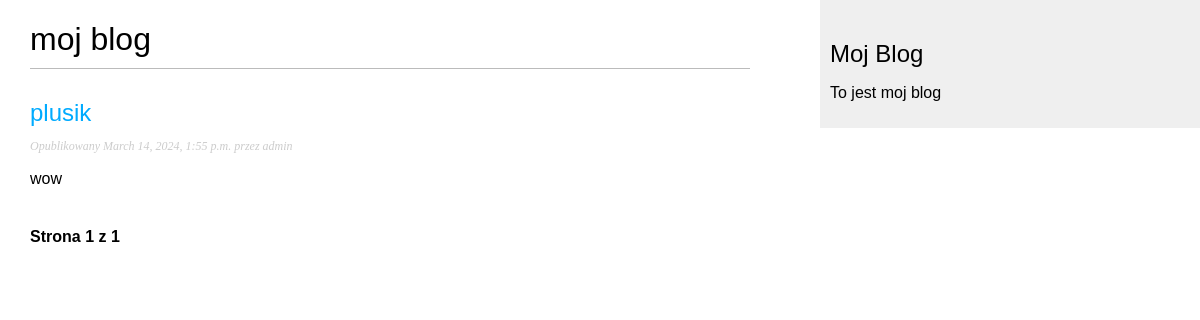
The app's page /djangoProject/, older data.
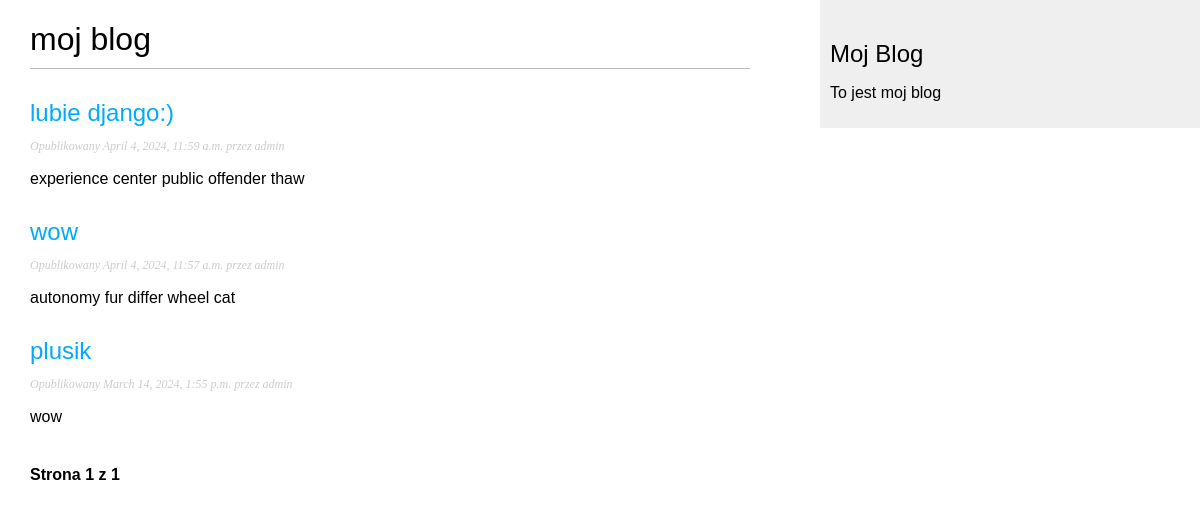
The same page, newer data.
### Aplikacja/models.py (models this page shows, shortened)
class Post(models.Model):
    title = models.CharField(max_length=250)
    body = models.TextField()
    slug = models.SlugField(max_length=250, unique_for_date='publish')
    publish = models.DateTimeField(default=timezone.now)
    created = models.DateTimeField(auto_now_add=True)
    updated = models.DateTimeField(auto_now=True)
    author = models.ForeignKey(User, on_delete=models.CASCADE, related_name='blog_posts')
    STATUS_CHOICES = {
        ('draft', 'Draft'),
        ('published', 'Published'),
    }
    status = models.CharField(max_length=10, choices=STATUS_CHOICES, default='draft')
    def get_absolute_url(self):
        return reverse("Aplikacja:post_detail",
                       args=[self.publish.year,
                             self.publish.month,
                             self.publish.day,
                             self.slug])
    class Meta:
        ordering = ('-publish',)

### Aplikacja/views.py (the view)
# urls.py: path('', views.PostListView.as_view(),name='post-list'),
class PostListView(ListView):
    queryset = Post.objects.all().filter(status='published')
    context_object_name = 'posts'
    paginate_by = 3
    template_name = 'blog/post/list.html'

### Aplikacja/templates/blog/post/list.html (shortened to what this page needs)
{% extends "blog/base.html" %}
{% block content %}
    <h1>moj blog </h1>
    {% for post in posts %}
        <h2>
        <a href="{{ post.get_absolute_url }}">
            {{ post.title }}
        </a></h2>
        <p class="date">
        Opublikowany {{ post.publish }} przez {{ post.author }}
        </p>
        {{ post.body|truncatewords:30|linebreaks }}
    {% endfor%}
    {% include "blog/pagination.html" with page=page_obj %}
{% endblock %}

### Aplikacja/templates/blog/base.html (shortened to what this page needs)
{% load static %}
<!DOCTYPE html>
<html lang="pl-PL">
<head>
<link href="{% static "css/blog.css" %}" rel="stylesheet">
</head>
<body>
    <div id="content">
        {% block content %}
        {% endblock %}
    </div>
<div id="sidebar">
    <h2>Moj Blog</h2>
    <p>To jest moj blog</p>
</div>
</body>
</html>

### Aplikacja/templates/blog/pagination.html (shortened to what this page needs)
<div class="pagination">
    <span class="step-links">
        <span class="current">
            Strona {{ page.number }} z {{ page.paginator.num_pages }}
        </span>
    </span>
</div>

### Aplikacja/static/css/blog.css (style rules this page uses)
body { margin:0; padding:0; font-family:helvetica, sans-serif; }
a { color:#00abff; text-decoration:none; }
h1 { font-weight:normal; border-bottom:1px solid #bbb; padding:0 0 10px 0; }
h2 { font-weight:normal; margin:30px 0 0; }
#content { float:left; width:60%; padding:0 0 0 30px; }
#sidebar { float:right; width:30%; padding:10px; background:#efefef; height:100%; }
p.date { color:#ccc; font-family: georgia, serif; font-size: 12px; font-style: italic; }
.pagination { margin:40px 0; font-weight:bold; }

Row changes from the older to the newer data that the page shows:
added Post: title "lubie django:)", publish "April 4, 2024, 11:59 a.m.", author "admin", body "experience center public offender thaw"
added Post: title "wow", publish "April 4, 2024, 11:57 a.m.", author "admin", body "autonomy fur differ wheel cat"
